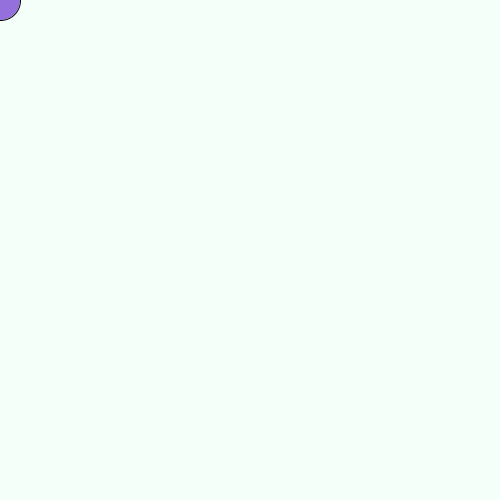
Frame 1 (no input)
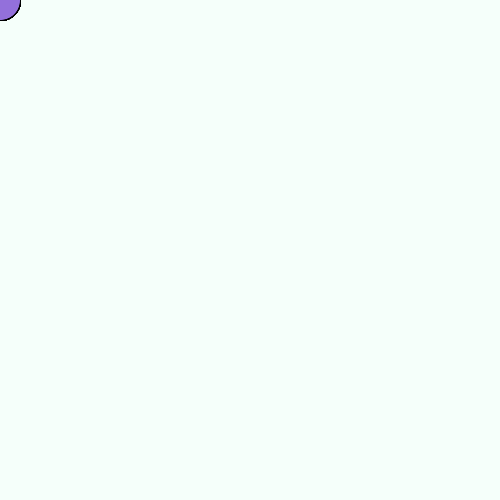
Frame 60 (the mouse pressed at the canvas centre just before this capture)
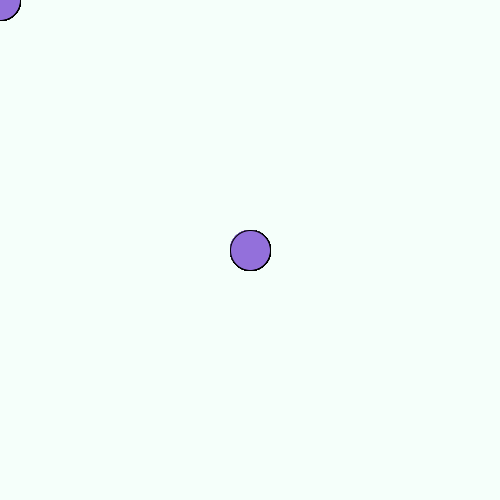
Frame 120 (the mouse held since frame 60 and released just before this capture)

The Processing sketch that drew these frames (run headless with seeded random() and noise(); from frame 60 on, the mouse is pressed at the canvas centre):

// Processing sketch: processing_89053
// ── processing_89053.pde

int x = 5;      
float y = 500.4; 

void setup(){
  size(500,500);
  background(245,255,250);
}
void mousePressed(){
  background(235,235,235);
  fill(255,255,255);
  rect(475,475,15,15);
}
void draw(){
   fill(147,112,219);
   ellipse(mouseX,mouseY,40,40);
   if(keyPressed==true){
     if(key=='5'){
       background(151);
  y = y + 15; 
  fill(255,255,0);
  ellipse(y, height/2, y, height);
   if(y > width) {
    y = 0;
  }
       
   }
   }
}
